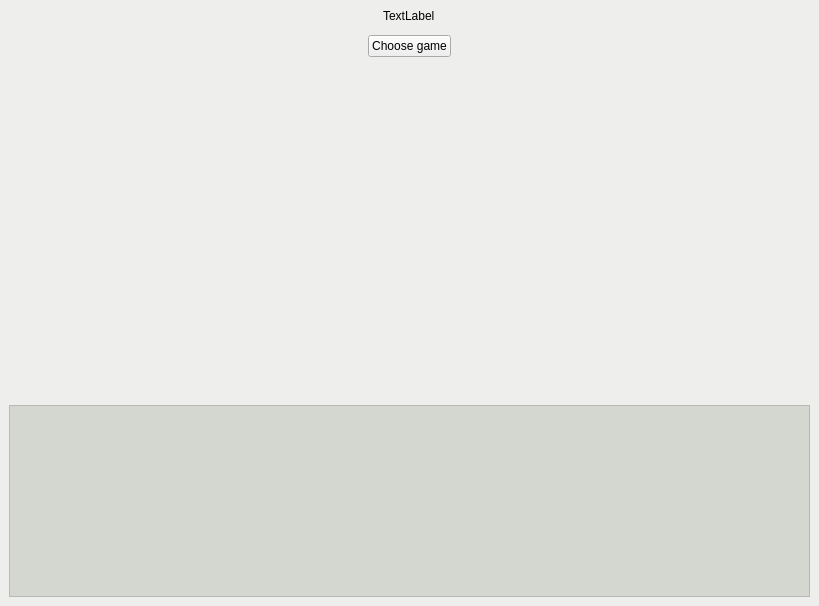
<?xml version="1.0" encoding="UTF-8"?>
<ui version="4.0">
 <class>MainWindow</class>
 <widget class="QMainWindow" name="MainWindow">
  <property name="geometry">
   <rect>
    <x>0</x>
    <y>0</y>
    <width>819</width>
    <height>606</height>
   </rect>
  </property>
  <property name="palette">
   <palette>
    <active>
     <colorrole role="Base">
      <brush brushstyle="SolidPattern">
       <color alpha="255">
        <red>211</red>
        <green>215</green>
        <blue>207</blue>
       </color>
      </brush>
     </colorrole>
     <colorrole role="Window">
      <brush brushstyle="SolidPattern">
       <color alpha="255">
        <red>238</red>
        <green>238</green>
        <blue>236</blue>
       </color>
      </brush>
     </colorrole>
    </active>
    <inactive>
     <colorrole role="Base">
      <brush brushstyle="SolidPattern">
       <color alpha="255">
        <red>211</red>
        <green>215</green>
        <blue>207</blue>
       </color>
      </brush>
     </colorrole>
     <colorrole role="Window">
      <brush brushstyle="SolidPattern">
       <color alpha="255">
        <red>238</red>
        <green>238</green>
        <blue>236</blue>
       </color>
      </brush>
     </colorrole>
    </inactive>
    <disabled>
     <colorrole role="Base">
      <brush brushstyle="SolidPattern">
       <color alpha="255">
        <red>238</red>
        <green>238</green>
        <blue>236</blue>
       </color>
      </brush>
     </colorrole>
     <colorrole role="Window">
      <brush brushstyle="SolidPattern">
       <color alpha="255">
        <red>238</red>
        <green>238</green>
        <blue>236</blue>
       </color>
      </brush>
     </colorrole>
    </disabled>
   </palette>
  </property>
  <property name="windowTitle">
   <string>MainWindow</string>
  </property>
  <widget class="QWidget" name="centralwidget">
   <layout class="QVBoxLayout" name="verticalLayout_2">
    <item alignment="Qt::AlignHCenter">
     <widget class="QLabel" name="gameName">
      <property name="text">
       <string>TextLabel</string>
      </property>
     </widget>
    </item>
    <item>
     <layout class="QHBoxLayout" name="hLayout_game">
      <item>
       <widget class="QWidget" name="gameWidget" native="true">
        <property name="sizePolicy">
         <sizepolicy hsizetype="Fixed" vsizetype="Fixed">
          <horstretch>0</horstretch>
          <verstretch>0</verstretch>
         </sizepolicy>
        </property>
        <widget class="QWidget" name="gridLayoutWidget">
         <property name="geometry">
          <rect>
           <x>10</x>
           <y>50</y>
           <width>431</width>
           <height>201</height>
          </rect>
         </property>
         <layout class="QGridLayout" name="gameGrid">
          <property name="sizeConstraint">
           <enum>QLayout::SetDefaultConstraint</enum>
          </property>
          <property name="spacing">
           <number>0</number>
          </property>
         </layout>
        </widget>
       </widget>
      </item>
     </layout>
    </item>
    <item>
     <layout class="QHBoxLayout" name="hLayout_chooseGame">
      <item>
       <spacer name="hSpacer1">
        <property name="orientation">
         <enum>Qt::Horizontal</enum>
        </property>
        <property name="sizeHint" stdset="0">
         <size>
          <width>40</width>
          <height>20</height>
         </size>
        </property>
       </spacer>
      </item>
      <item>
       <widget class="QPushButton" name="chooseGameButton">
        <property name="sizePolicy">
         <sizepolicy hsizetype="Fixed" vsizetype="Fixed">
          <horstretch>0</horstretch>
          <verstretch>0</verstretch>
         </sizepolicy>
        </property>
        <property name="text">
         <string>Choose game</string>
        </property>
       </widget>
      </item>
      <item>
       <spacer name="hSpacer0">
        <property name="orientation">
         <enum>Qt::Horizontal</enum>
        </property>
        <property name="sizeHint" stdset="0">
         <size>
          <width>40</width>
          <height>20</height>
         </size>
        </property>
       </spacer>
      </item>
     </layout>
    </item>
    <item>
     <spacer name="verticalSpacer">
      <property name="orientation">
       <enum>Qt::Vertical</enum>
      </property>
      <property name="sizeHint" stdset="0">
       <size>
        <width>20</width>
        <height>40</height>
       </size>
      </property>
     </spacer>
    </item>
    <item>
     <widget class="QTextBrowser" name="debugText">
      <property name="sizePolicy">
       <sizepolicy hsizetype="Expanding" vsizetype="Fixed">
        <horstretch>0</horstretch>
        <verstretch>0</verstretch>
       </sizepolicy>
      </property>
      <property name="font">
       <font>
        <family>Courier</family>
        <pointsize>8</pointsize>
        <weight>75</weight>
        <bold>true</bold>
        <kerning>true</kerning>
       </font>
      </property>
     </widget>
    </item>
   </layout>
  </widget>
  <widget class="QMenuBar" name="menubar">
   <property name="geometry">
    <rect>
     <x>0</x>
     <y>0</y>
     <width>819</width>
     <height>22</height>
    </rect>
   </property>
  </widget>
 </widget>
 <resources/>
 <connections/>
</ui>
